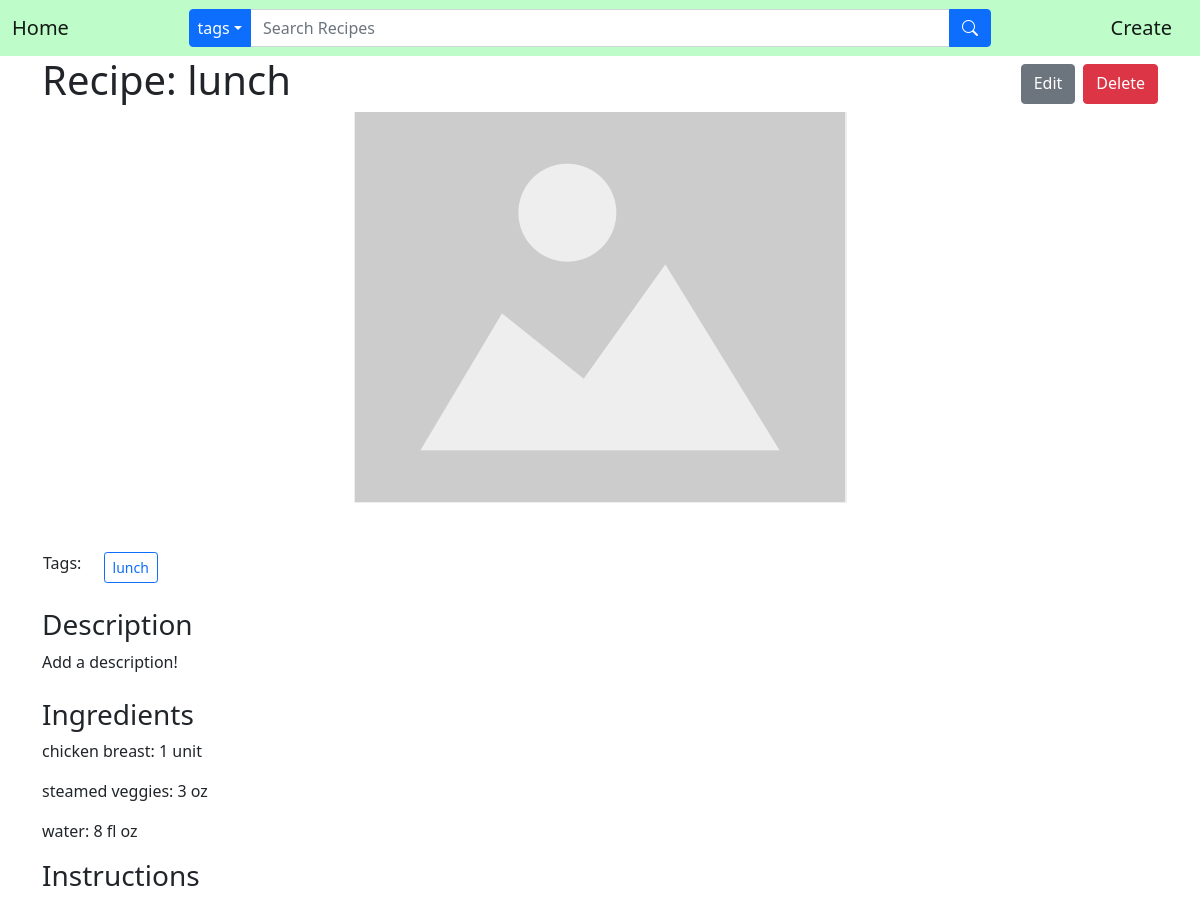
The app's page /recipe/2/ with its own data.
### recipes/models.py (models this page shows, shortened)
class Recipe(models.Model):
    name = models.CharField(max_length=30)
    pub_date = models.DateTimeField('date published', default=timezone.now)
    description = models.TextField(max_length=500, default="Add a description!")
    image = models.ImageField(default='default.png', upload_to='recipe_pics')
    tags = models.ManyToManyField(Tag, null=True)
    instructions = models.TextField(max_length=1000, default='')

class Tag(models.Model):
    name = models.CharField(max_length=20)
    def __str__(self):
        return self.name

class Ingredient(models.Model):
    MEASUREMENT_CHOICES = [
        ('UNIT','unit'),
        ('TEASPOON', 'tsp'),
        ('TABLESPOON','tbsp'),
        ('FLUID_OUNCE','fl oz'),
        ('CUP','cup'),
        ('PINT','pt'),
        ('QUART','qt'),
        ('GALLON','gal'),
        ('MILLILITER','mL'),
        ('LITER','L'),
        ('DECILITER','dL'),
        ('POUND','lb'),
        ('OUNCE','oz'),
        ('MILLIGRAM','mg'),
        ('GRAM','g'),
        ('KILOGRAM','kg')
    ]
    recipe = models.ForeignKey(Recipe, on_delete=models.CASCADE)
    name = models.CharField(max_length=20)
    measurement = models.CharField(max_length=11, choices=MEASUREMENT_CHOICES, default='UNIT')
    quantity = models.IntegerField()

### recipes/views.py (the view)
# urls.py: path('recipe/<int:pk>/', RecipeDetailView.as_view(), name='recipe-detail'),
class RecipeDetailView(DetailView):
    model = Recipe

### recipes/context_processors.py (called while the page is built)
def tag_context(request):
    tags = Tag.objects.all()
    return{
        'tags': tags
    }

### recipes/templates/recipes/recipe_detail.html (shortened to what this page needs)
{% extends "recipes/base.html" %}
{% block content %}
    <div class="container">
        <div class="d-flex">
            <h1>Recipe: {{object.name}}</h1>
            <a class="btn btn-secondary ms-auto my-2" href="{% url 'recipe-update' recipe.id %}" role="button">Edit</a>
            <a class="btn btn-danger ms-2 my-2" href="{% url 'recipe-delete' recipe.id %}" role="button">Delete</a>
        </div>
        <img class="d-flex mx-auto" src="{{ recipe.image.url }}" class="img-fluid" alt="...">
        <br>
        <br>
        <form method="GET" action="{% url 'tag-list' %}">
            <table>
                <th><h6>Tags: &emsp;</h6></th>
                <td>
                    {% for tag in recipe.tags.all %}
                    <input class="btn btn-outline-primary btn-sm" type="submit" name="tag" value="{{ tag }}">
                    {% endfor %}
                </td>
            </table>
        </form>
        <h3 class="mt-4">Description</h3>
        <p>{{ object.description }}</p>
        <h3 class="mt-4">Ingredients</h3>
        {% for ingredient in object.ingredient_set.all %}
            <p>{{ ingredient.name }}: {{ ingredient.quantity }} {{ ingredient.measurement }}</p>
        {% endfor %}
        <h3>Instructions</h3>
    </div>
{% endblock content %}

### records on screen
Recipe: name "lunch", image (placeholder picture), description "Add a description!"
Tag: tag "lunch"
Ingredient: name "chicken breast", quantity "1", measurement "unit"
Ingredient: name "steamed veggies", quantity "3", measurement "oz"
Ingredient: name "water", quantity "8", measurement "fl oz"
